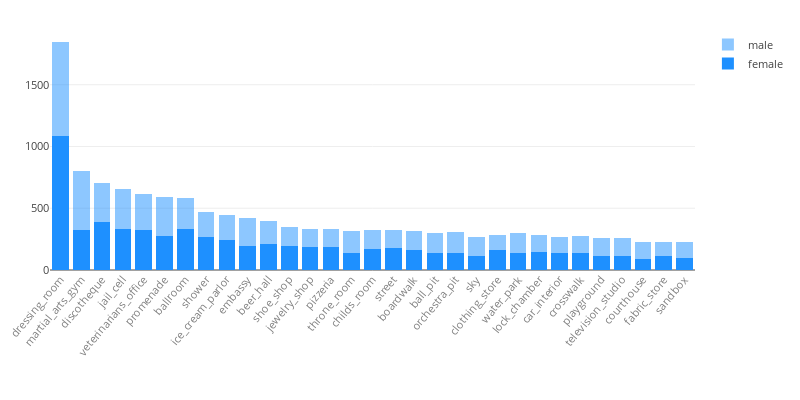

Here is the notebook cell this chart was saved with:
### Code cell
gender_ages_data = pd.merge(gender_table[['mean', 'id']], ages_table[['25 per', 'id']], on='id')

tags = [x[0].split("/")[0] for x in scenes_result]
tags.remove('beauty_salon')
vis_table1 = gender_table

dd = []
for loc in list(data1.keys()):
    cn = Counter()
    for photo in data1[loc]:
        for category, val in data1[loc][photo]['categories'].items():
            cn[category] += float(val)
    dd.append([loc, cn])
    
dd1 = []
for x in dd:
    dd1.append([x[0]] + [x[1][tag] for tag in tags])
    
tags_info = pd.DataFrame(dd1)
tags_info.columns=["id"] + tags

vis_table1 = pd.merge(vis_table1, tags_info, on='id')

x, y1, y2 = [],[],[]
for tag in tags:
    try:
        val1 = sum(vis_table1[vis_table1['mean']>np.median(vis_table1['mean'])][tag])
        val2 = sum(vis_table1[vis_table1['mean']<=np.median(vis_table1['mean'])][tag])
        if val1 and val2:
            y1.append(val1)
            y2.append(val2)
            x.append(tag)
        else:
            #print(tag)
            pass
    except:
        #print(tag)
        pass

marker_style = dict(color='dodgerblue')

data = [go.Bar(x=x, y=y1, name='female',
                hoverinfo="y", marker=marker_style),
        go.Bar(x=x, y=y2, name='male', opacity=0.5,
                hoverinfo="y", marker=marker_style)]

margin = go.layout.Margin(t=30, b=130, l=50)
               
layout = go.Layout(height=400, width=800, margin=margin,
                   showlegend=True, xaxis=dict(tickangle=-50, color='grey'), 
                   font=dict(size=11), barmode='stack')

fig = go.Figure(data=data, layout=layout)

py.iplot(fig, show_link=False)

### Figure 1 — Plotly figure (JSON) as saved in the notebook; plotly's stock layout.template omitted (floating-point values rounded to 4 significant figures)
{"data": [{"hoverinfo": "y", "marker": {"color": "dodgerblue"}, "name": "female", "type": "bar", "uid": "68a04174-c2f0-11e8-ae09-3c15c2cf2370", "x": ["dressing_room", "martial_arts_gym", "discotheque", "jail_cell", "veterinarians_office", "promenade", "ballroom", "shower", "ice_cream_parlor", "embassy", "beer_hall", "shoe_shop", "jewelry_shop", "pizzeria", "throne_room", "childs_room", "street", "boardwalk", "ball_pit", "orchestra_pit", "sky", "clothing_store", "water_park", "lock_chamber", "car_interior", "crosswalk", "playground", "television_studio", "courthouse", "fabric_store", "sandbox"], "y": [1086.0, 323.0, 391.4, 328.0, 324.4, 277.5, 333.5, 267.6, 241.7, 196.3, 212.9, 198.2, 184.7, 184.1, 134.6, 170.7, 175.5, 165.1, 135.2, 135.3, 115.8, 159.7, 138.5, 143.7, 135.7, 141.1, 110.5, 113.7, 90.0, 114.1, 98.29]}, {"hoverinfo": "y", "marker": {"color": "dodgerblue"}, "name": "male", "opacity": 0.5, "type": "bar", "uid": "68a046c2-c2f0-11e8-aab6-3c15c2cf2370", "x": ["dressing_room", "martial_arts_gym", "discotheque", "jail_cell", "veterinarians_office", "promenade", "ballroom", "shower", "ice_cream_parlor", "embassy", "beer_hall", "shoe_shop", "jewelry_shop", "pizzeria", "throne_room", "childs_room", "street", "boardwalk", "ball_pit", "orchestra_pit", "sky", "clothing_store", "water_park", "lock_chamber", "car_interior", "crosswalk", "playground", "television_studio", "courthouse", "fabric_store", "sandbox"], "y": [760.0, 477.4, 310.6, 326.2, 288.0, 309.8, 249.0, 199.4, 199.7, 221.8, 182.7, 151.7, 150.5, 145.5, 183.4, 152.0, 151.9, 154.2, 163.8, 171.2, 153.1, 126.8, 159.5, 141.8, 130.3, 137.9, 151.0, 146.9, 137.9, 109.6, 129.3]}], "layout": {"barmode": "stack", "font": {"size": 11}, "height": 400, "margin": {"b": 130, "l": 50, "t": 30}, "showlegend": true, "width": 800, "xaxis": {"color": "grey", "tickangle": -50}}}
